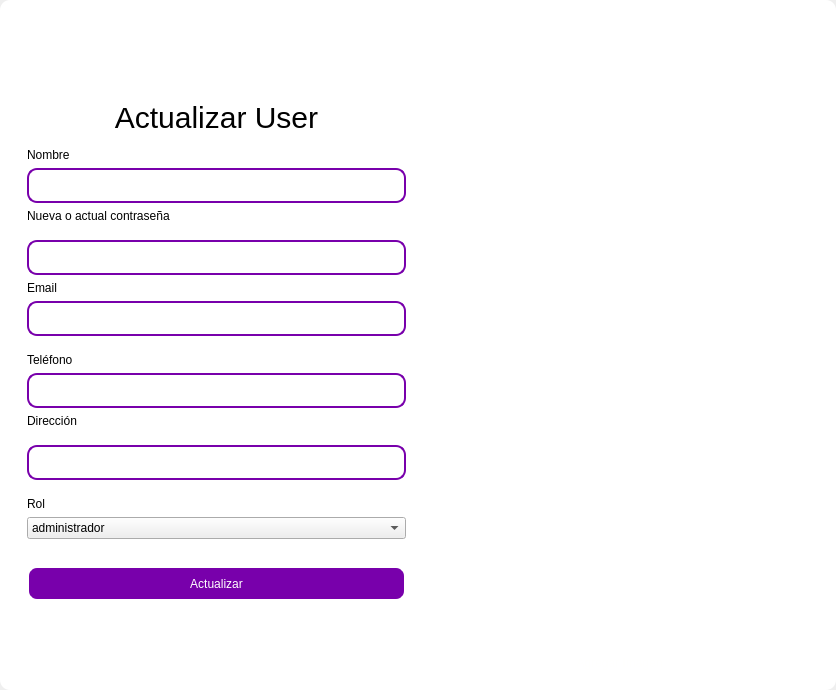
<?xml version="1.0" encoding="UTF-8"?>
<ui version="4.0">
 <class>MainWindow</class>
 <widget class="QMainWindow" name="MainWindow">
  <property name="geometry">
   <rect>
    <x>0</x>
    <y>0</y>
    <width>836</width>
    <height>690</height>
   </rect>
  </property>
  <property name="windowTitle">
   <string>MainWindow</string>
  </property>
  <property name="styleSheet">
   <string notr="true"/>
  </property>
  <widget class="QWidget" name="centralwidget">
   <property name="styleSheet">
    <string notr="true"/>
   </property>
   <layout class="QVBoxLayout" name="verticalLayout">
    <property name="spacing">
     <number>0</number>
    </property>
    <property name="leftMargin">
     <number>0</number>
    </property>
    <property name="topMargin">
     <number>0</number>
    </property>
    <property name="rightMargin">
     <number>0</number>
    </property>
    <property name="bottomMargin">
     <number>0</number>
    </property>
    <item>
     <widget class="QFrame" name="frame">
      <property name="enabled">
       <bool>true</bool>
      </property>
      <property name="styleSheet">
       <string notr="true">QFrame {
	border-radius:10px;
	background-color: rgb(255, 255, 255);
 }
</string>
      </property>
      <property name="frameShape">
       <enum>QFrame::StyledPanel</enum>
      </property>
      <property name="frameShadow">
       <enum>QFrame::Raised</enum>
      </property>
      <layout class="QVBoxLayout" name="verticalLayout_2">
       <item>
        <widget class="QFrame" name="frame_superior">
         <property name="minimumSize">
          <size>
           <width>0</width>
           <height>40</height>
          </size>
         </property>
         <property name="maximumSize">
          <size>
           <width>16777215</width>
           <height>40</height>
          </size>
         </property>
         <property name="styleSheet">
          <string notr="true">QPushButton{
border-radius:18px;
}

QPushButton:hover{
	background-color: rgb(0, 0, 0);
}
</string>
         </property>
         <property name="frameShape">
          <enum>QFrame::StyledPanel</enum>
         </property>
         <property name="frameShadow">
          <enum>QFrame::Raised</enum>
         </property>
         <layout class="QHBoxLayout" name="horizontalLayout_3">
          <property name="spacing">
           <number>4</number>
          </property>
          <property name="leftMargin">
           <number>0</number>
          </property>
          <property name="topMargin">
           <number>0</number>
          </property>
          <property name="rightMargin">
           <number>0</number>
          </property>
          <property name="bottomMargin">
           <number>0</number>
          </property>
          <item>
           <widget class="QPushButton" name="btn_icon">
            <property name="text">
             <string/>
            </property>
            <property name="iconSize">
             <size>
              <width>40</width>
              <height>40</height>
             </size>
            </property>
           </widget>
          </item>
          <item>
           <spacer name="horizontalSpacer_2">
            <property name="orientation">
             <enum>Qt::Horizontal</enum>
            </property>
            <property name="sizeHint" stdset="0">
             <size>
              <width>443</width>
              <height>20</height>
             </size>
            </property>
           </spacer>
          </item>
          <item>
           <widget class="QPushButton" name="bt_minimizar">
            <property name="minimumSize">
             <size>
              <width>38</width>
              <height>38</height>
             </size>
            </property>
            <property name="maximumSize">
             <size>
              <width>38</width>
              <height>38</height>
             </size>
            </property>
            <property name="cursor">
             <cursorShape>PointingHandCursor</cursorShape>
            </property>
            <property name="text">
             <string/>
            </property>
            <property name="icon">
             <iconset>
              <normaloff>image/minus.svg</normaloff>image/minus.svg</iconset>
            </property>
            <property name="iconSize">
             <size>
              <width>38</width>
              <height>38</height>
             </size>
            </property>
           </widget>
          </item>
          <item>
           <widget class="QPushButton" name="bt_maximizar">
            <property name="minimumSize">
             <size>
              <width>38</width>
              <height>38</height>
             </size>
            </property>
            <property name="maximumSize">
             <size>
              <width>38</width>
              <height>38</height>
             </size>
            </property>
            <property name="cursor">
             <cursorShape>PointingHandCursor</cursorShape>
            </property>
            <property name="text">
             <string/>
            </property>
            <property name="icon">
             <iconset>
              <normaloff>image/chevron-up.svg</normaloff>image/chevron-up.svg</iconset>
            </property>
            <property name="iconSize">
             <size>
              <width>38</width>
              <height>38</height>
             </size>
            </property>
           </widget>
          </item>
          <item>
           <widget class="QPushButton" name="bt_restaurar">
            <property name="minimumSize">
             <size>
              <width>38</width>
              <height>38</height>
             </size>
            </property>
            <property name="maximumSize">
             <size>
              <width>38</width>
              <height>38</height>
             </size>
            </property>
            <property name="cursor">
             <cursorShape>PointingHandCursor</cursorShape>
            </property>
            <property name="text">
             <string/>
            </property>
            <property name="icon">
             <iconset>
              <normaloff>image/chevron-down.svg</normaloff>image/chevron-down.svg</iconset>
            </property>
            <property name="iconSize">
             <size>
              <width>38</width>
              <height>38</height>
             </size>
            </property>
           </widget>
          </item>
          <item>
           <widget class="QPushButton" name="bt_cerrar">
            <property name="minimumSize">
             <size>
              <width>38</width>
              <height>38</height>
             </size>
            </property>
            <property name="maximumSize">
             <size>
              <width>38</width>
              <height>38</height>
             </size>
            </property>
            <property name="cursor">
             <cursorShape>PointingHandCursor</cursorShape>
            </property>
            <property name="text">
             <string/>
            </property>
            <property name="icon">
             <iconset>
              <normaloff>image/x.svg</normaloff>image/x.svg</iconset>
            </property>
            <property name="iconSize">
             <size>
              <width>38</width>
              <height>38</height>
             </size>
            </property>
           </widget>
          </item>
         </layout>
        </widget>
       </item>
       <item>
        <widget class="QFrame" name="frame_3">
         <property name="styleSheet">
          <string notr="true">QLabel {
	color: rgb(0, 0, 0);
	font: 12pt &quot;Arial&quot;;
	background-color: rgba(0, 0, 0,0);
}

QTextEdit{
background-color: rgba(0, 0, 0,0);
border-radius:10px; 
font: 12pt &quot;Arial&quot;;
color: rgb(255, 255, 254);
border: 2px solid  rgb(255, 255, 255);

}

QTextEdit:hover{
background-color: rgba(0, 0, 0,0);
border-radius:10px; 
font: 12pt &quot;Arial&quot;;
border: 2px solid  rgb(120, 0, 171);
}

QTextEdit:focus{
background-color: rgb(0, 0, 0);
border-radius:10px; 
font: 12pt &quot;Arial&quot;;
border: 2px solid rgb(120, 0, 171);
}

QLineEdit{
background-color: rgba(0, 0, 0,0);
border-radius:10px; 
font: 12pt &quot;Arial&quot;;
color: rgb(255, 255, 254);
border: 2px solid  rgb(255, 255, 255);

}

QLineEdit:hover{
background-color: rgba(0, 0, 0,0);
border-radius:10px; 
font: 12pt &quot;Arial&quot;;
border: 2px solid  rgb(120, 0, 171);
}

QLineEdit:focus{
background-color: rgb(0, 0, 0);
border-radius:10px; 
font: 12pt &quot;Arial&quot;;
border: 2px solid rgb(120, 0, 171);
}

QCheckBox{
	font: 12pt &quot;Arial&quot;;
	color: rgb(255, 255, 255);
}

QCheckBox::indicator {
    width: 18px;
    height:18px;
}

QCheckBox::indicator:unchecked {
   background-image: url(image/square.svg);
}

QCheckBox::indicator:checked {
   background-image: url(image/check-square.svg);
}

QPushButton{
border-radius:10px; 
font: 12pt &quot;Arial&quot;;
color: rgb(255, 255, 254);
border: 2px solid #ffffff;
}

QPushButton:hover{
border-radius:10px; 
font: 12pt &quot;Arial&quot;;
color: rgb(255, 255, 255);
border: 2px solid rgb(120, 0, 171);
	background-color: rgb(120, 0, 171);
}
</string>
         </property>
         <property name="frameShape">
          <enum>QFrame::StyledPanel</enum>
         </property>
         <property name="frameShadow">
          <enum>QFrame::Raised</enum>
         </property>
         <layout class="QHBoxLayout" name="horizontalLayout_4">
          <item>
           <layout class="QVBoxLayout" name="verticalLayout_4">
            <item>
             <spacer name="verticalSpacer">
              <property name="orientation">
               <enum>Qt::Vertical</enum>
              </property>
              <property name="sizeHint" stdset="0">
               <size>
                <width>28</width>
                <height>28</height>
               </size>
              </property>
             </spacer>
            </item>
            <item>
             <widget class="QFrame" name="frame_4">
              <property name="maximumSize">
               <size>
                <width>400</width>
                <height>600</height>
               </size>
              </property>
              <property name="styleSheet">
               <string notr="true">QLabel {
color: rgb(0, 0, 0);
	font: 12pt &quot;Arial&quot;;
	background-color: rgba(0, 0, 0,0);
}

QTextEdit{
background-color: rgba(0, 0, 0,0);
border-radius:10px; 
font: 12pt &quot;Arial&quot;;
color: rgb(0, 0, 0);
border: 2px solid  rgb(120, 0, 171);

}

QTextEdit:hover{
background-color: rgba(0, 0, 0,0);
border-radius:10px; 
font: 12pt &quot;Arial&quot;;
border: 2px solid  rgb(120, 0, 171);
	color: rgb(255, 255, 255);
}

QTextEdit:focus{
background-color: rgb(0, 0, 0);
border-radius:10px; 
font: 12pt &quot;Arial&quot;;
border: 2px solid rgb(120, 0, 171);
	
}

QLineEdit{
background-color: rgba(0, 0, 0,0);
border-radius:10px; 
font: 12pt &quot;Arial&quot;;
	color: rgb(0, 0, 0);
border: 2px solid  rgb(120, 0, 171);
}

QLineEdit:hover{
background-color: rgba(0, 0, 0,0);
border-radius:10px; 
font: 12pt &quot;Arial&quot;;
border: 2px solid  rgb(120, 0, 171);
}

QLineEdit:focus{
background-color: rgb(0, 0, 0);
border-radius:10px; 
font: 12pt &quot;Arial&quot;;
border: 2px solid rgb(120, 0, 171);
color: rgb(255, 255, 255);
}

QCheckBox{
	font: 12pt &quot;Arial&quot;;
	color: rgb(255, 255, 255);
}

QCheckBox::indicator {
    width: 18px;
    height:18px;
}

QCheckBox::indicator:unchecked {
   background-image: url(image/square.svg);
}

QCheckBox::indicator:checked {
   background-image: url(image/check-square.svg);
}

QPushButton{
border-radius:10px; 
font: 12pt &quot;Arial&quot;;
color: rgb(255, 255, 254);
border: 2px solid #ffffff;
background-color: rgb(120, 0, 171);
}

QPushButton:hover{
border-radius:10px; 
font: 12pt &quot;Arial&quot;;
color: rgb(255, 255, 255);
border: 2px solid rgb(120, 0, 171);
	background-color: rgb(120, 0, 171);
}
</string>
              </property>
              <property name="frameShape">
               <enum>QFrame::StyledPanel</enum>
              </property>
              <property name="frameShadow">
               <enum>QFrame::Raised</enum>
              </property>
              <layout class="QVBoxLayout" name="verticalLayout_3">
               <item>
                <spacer name="verticalSpacer_3">
                 <property name="orientation">
                  <enum>Qt::Vertical</enum>
                 </property>
                 <property name="sizeHint" stdset="0">
                  <size>
                   <width>20</width>
                   <height>40</height>
                  </size>
                 </property>
                </spacer>
               </item>
               <item>
                <widget class="QLabel" name="label_3">
                 <property name="minimumSize">
                  <size>
                   <width>100</width>
                   <height>50</height>
                  </size>
                 </property>
                 <property name="styleSheet">
                  <string notr="true">font-size: 30px;
color: rgb(0, 0, 0);</string>
                 </property>
                 <property name="text">
                  <string>Actualizar User</string>
                 </property>
                 <property name="alignment">
                  <set>Qt::AlignCenter</set>
                 </property>
                </widget>
               </item>
               <item>
                <widget class="QLabel" name="label_4">
                 <property name="text">
                  <string>Nombre</string>
                 </property>
                </widget>
               </item>
               <item>
                <widget class="QLineEdit" name="nametxt">
                 <property name="minimumSize">
                  <size>
                   <width>0</width>
                   <height>35</height>
                  </size>
                 </property>
                 <property name="text">
                  <string/>
                 </property>
                </widget>
               </item>
               <item>
                <widget class="QLabel" name="label_6">
                 <property name="text">
                  <string>Nueva o actual contraseña</string>
                 </property>
                </widget>
               </item>
               <item>
                <spacer name="verticalSpacer_4">
                 <property name="orientation">
                  <enum>Qt::Vertical</enum>
                 </property>
                 <property name="sizeHint" stdset="0">
                  <size>
                   <width>20</width>
                   <height>40</height>
                  </size>
                 </property>
                </spacer>
               </item>
               <item>
                <widget class="QLineEdit" name="passwordtxt">
                 <property name="minimumSize">
                  <size>
                   <width>0</width>
                   <height>35</height>
                  </size>
                 </property>
                </widget>
               </item>
               <item>
                <widget class="QLabel" name="label_5">
                 <property name="text">
                  <string>Email</string>
                 </property>
                </widget>
               </item>
               <item>
                <widget class="QLineEdit" name="emailtxt">
                 <property name="minimumSize">
                  <size>
                   <width>0</width>
                   <height>35</height>
                  </size>
                 </property>
                 <property name="maximumSize">
                  <size>
                   <width>16777215</width>
                   <height>16777215</height>
                  </size>
                 </property>
                 <property name="echoMode">
                  <enum>QLineEdit::Normal</enum>
                 </property>
                </widget>
               </item>
               <item>
                <spacer name="verticalSpacer_5">
                 <property name="orientation">
                  <enum>Qt::Vertical</enum>
                 </property>
                 <property name="sizeHint" stdset="0">
                  <size>
                   <width>20</width>
                   <height>40</height>
                  </size>
                 </property>
                </spacer>
               </item>
               <item>
                <widget class="QLabel" name="label">
                 <property name="text">
                  <string>Teléfono</string>
                 </property>
                </widget>
               </item>
               <item>
                <widget class="QLineEdit" name="fonotxt">
                 <property name="minimumSize">
                  <size>
                   <width>0</width>
                   <height>35</height>
                  </size>
                 </property>
                </widget>
               </item>
               <item>
                <widget class="QLabel" name="label_2">
                 <property name="text">
                  <string>Dirección</string>
                 </property>
                </widget>
               </item>
               <item>
                <spacer name="verticalSpacer_6">
                 <property name="orientation">
                  <enum>Qt::Vertical</enum>
                 </property>
                 <property name="sizeHint" stdset="0">
                  <size>
                   <width>20</width>
                   <height>40</height>
                  </size>
                 </property>
                </spacer>
               </item>
               <item>
                <widget class="QLineEdit" name="addresstxt">
                 <property name="minimumSize">
                  <size>
                   <width>0</width>
                   <height>35</height>
                  </size>
                 </property>
                </widget>
               </item>
               <item>
                <spacer name="verticalSpacer_10">
                 <property name="orientation">
                  <enum>Qt::Vertical</enum>
                 </property>
                 <property name="sizeHint" stdset="0">
                  <size>
                   <width>20</width>
                   <height>40</height>
                  </size>
                 </property>
                </spacer>
               </item>
               <item>
                <widget class="QLabel" name="label_7">
                 <property name="text">
                  <string>Rol</string>
                 </property>
                </widget>
               </item>
               <item>
                <widget class="QComboBox" name="rolcombobox">
                 <item>
                  <property name="text">
                   <string>administrador</string>
                  </property>
                 </item>
                 <item>
                  <property name="text">
                   <string>standar</string>
                  </property>
                 </item>
                </widget>
               </item>
               <item>
                <spacer name="verticalSpacer_9">
                 <property name="orientation">
                  <enum>Qt::Vertical</enum>
                 </property>
                 <property name="sizeHint" stdset="0">
                  <size>
                   <width>20</width>
                   <height>50</height>
                  </size>
                 </property>
                </spacer>
               </item>
               <item>
                <widget class="QPushButton" name="btn_update">
                 <property name="minimumSize">
                  <size>
                   <width>0</width>
                   <height>35</height>
                  </size>
                 </property>
                 <property name="cursor">
                  <cursorShape>PointingHandCursor</cursorShape>
                 </property>
                 <property name="text">
                  <string>Actualizar</string>
                 </property>
                </widget>
               </item>
               <item>
                <spacer name="verticalSpacer_7">
                 <property name="orientation">
                  <enum>Qt::Vertical</enum>
                 </property>
                 <property name="sizeHint" stdset="0">
                  <size>
                   <width>20</width>
                   <height>40</height>
                  </size>
                 </property>
                </spacer>
               </item>
               <item>
                <layout class="QHBoxLayout" name="horizontalLayout_2"/>
               </item>
               <item>
                <spacer name="verticalSpacer_8">
                 <property name="orientation">
                  <enum>Qt::Vertical</enum>
                 </property>
                 <property name="sizeHint" stdset="0">
                  <size>
                   <width>20</width>
                   <height>40</height>
                  </size>
                 </property>
                </spacer>
               </item>
               <item>
                <layout class="QHBoxLayout" name="horizontalLayout">
                 <item>
                  <spacer name="horizontalSpacer">
                   <property name="orientation">
                    <enum>Qt::Horizontal</enum>
                   </property>
                   <property name="sizeHint" stdset="0">
                    <size>
                     <width>40</width>
                     <height>20</height>
                    </size>
                   </property>
                  </spacer>
                 </item>
                </layout>
               </item>
              </layout>
             </widget>
            </item>
            <item>
             <spacer name="verticalSpacer_2">
              <property name="orientation">
               <enum>Qt::Vertical</enum>
              </property>
              <property name="sizeHint" stdset="0">
               <size>
                <width>20</width>
                <height>40</height>
               </size>
              </property>
             </spacer>
            </item>
           </layout>
          </item>
          <item>
           <layout class="QVBoxLayout" name="verticalLayout_5">
            <property name="spacing">
             <number>50</number>
            </property>
            <property name="rightMargin">
             <number>0</number>
            </property>
            <property name="bottomMargin">
             <number>0</number>
            </property>
            <item>
             <widget class="QLabel" name="label_8">
              <property name="styleSheet">
               <string notr="true">color: rgb(255, 255, 255);
font: 30pt &quot;MS Shell Dlg 2&quot;;</string>
              </property>
              <property name="text">
               <string>Actualizar Imagen</string>
              </property>
              <property name="alignment">
               <set>Qt::AlignCenter</set>
              </property>
             </widget>
            </item>
            <item>
             <layout class="QHBoxLayout" name="horizontalLayout_6">
              <property name="spacing">
               <number>6</number>
              </property>
              <item>
               <spacer name="verticalSpacer_11">
                <property name="orientation">
                 <enum>Qt::Vertical</enum>
                </property>
                <property name="sizeHint" stdset="0">
                 <size>
                  <width>20</width>
                  <height>40</height>
                 </size>
                </property>
               </spacer>
              </item>
              <item>
               <widget class="QLabel" name="image_label">
                <property name="text">
                 <string/>
                </property>
               </widget>
              </item>
              <item>
               <spacer name="verticalSpacer_12">
                <property name="orientation">
                 <enum>Qt::Vertical</enum>
                </property>
                <property name="sizeHint" stdset="0">
                 <size>
                  <width>20</width>
                  <height>40</height>
                 </size>
                </property>
               </spacer>
              </item>
             </layout>
            </item>
            <item>
             <widget class="QLineEdit" name="imagetxt">
              <property name="enabled">
               <bool>false</bool>
              </property>
             </widget>
            </item>
            <item>
             <widget class="QPushButton" name="btn_add_image">
              <property name="cursor">
               <cursorShape>PointingHandCursor</cursorShape>
              </property>
              <property name="text">
               <string>Agregar Imagen</string>
              </property>
             </widget>
            </item>
           </layout>
          </item>
         </layout>
        </widget>
       </item>
      </layout>
     </widget>
    </item>
   </layout>
  </widget>
 </widget>
 <resources/>
 <connections/>
</ui>
